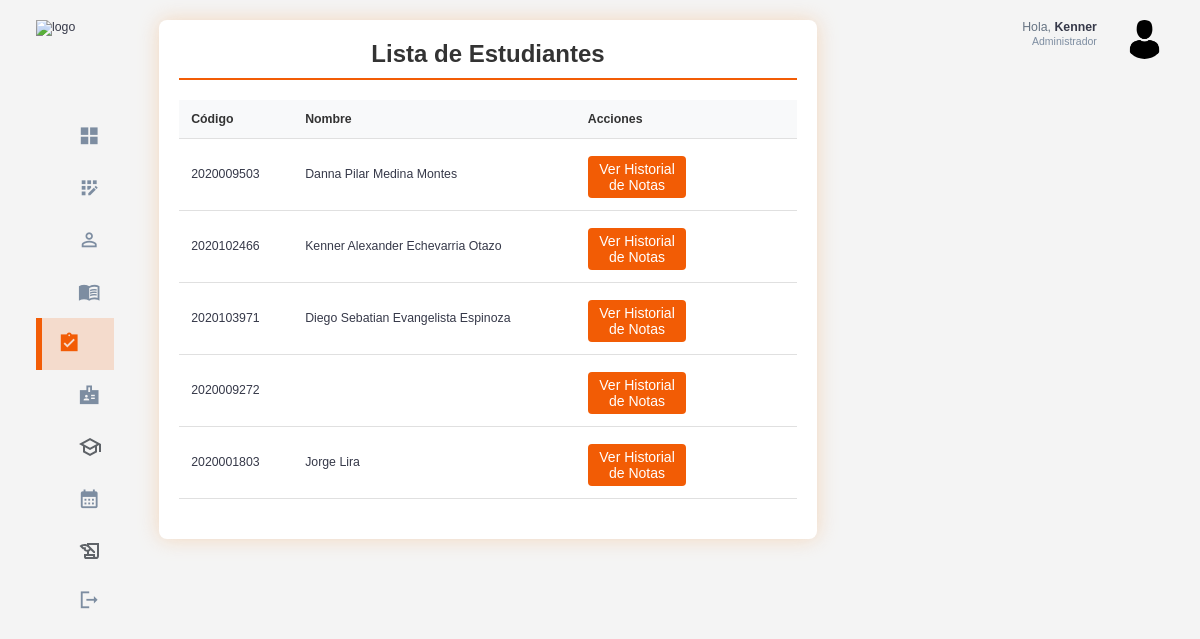
The app's page /cursos/historial/ (signed in), older data.
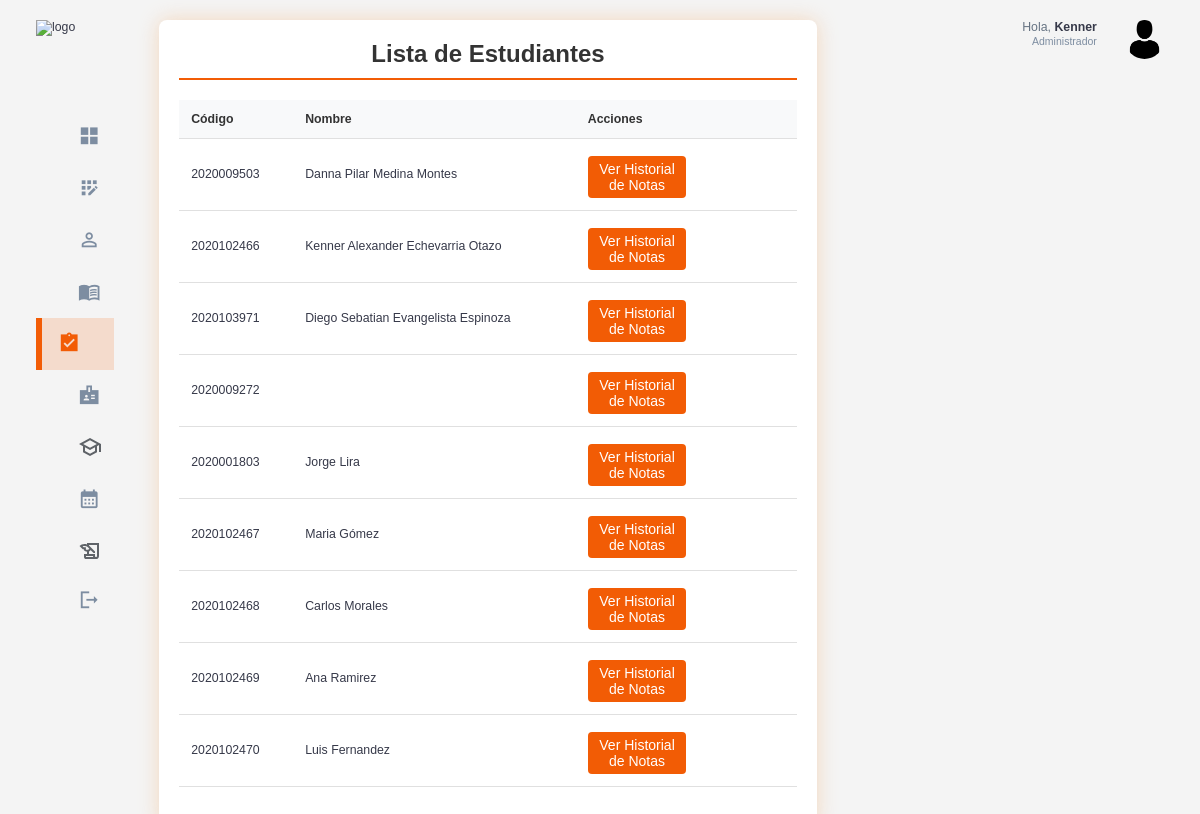
The same page, newer data.
### estudiantes/models.py (models this page shows, shortened)
class Estudiante(models.Model):
    usuario = models.OneToOneField(Usuario, on_delete=models.CASCADE)
    codigo = models.CharField(max_length=10,unique=True)
    base = models.CharField(max_length=20)
    carrera = models.CharField(max_length=100)
    activo = models.BooleanField(default=True)

class InformacionPersonal(models.Model):
    estudiante = models.OneToOneField(Estudiante, on_delete=models.CASCADE)
    dni =  models.CharField(max_length=8,unique= True)
    nombre = models.CharField(max_length=100)
    apellido = models.CharField(max_length=100)
    fecha_nacimiento = models.DateField()

### usuarios/models.py (models this page shows, shortened)
class Usuario(AbstractUser):
    id = models.AutoField(primary_key=True)
    rol = models.ForeignKey(Rol, on_delete=models.CASCADE, null=True, blank=False)

### usuarios/decorators.py (the view)
        def _wrapped_view(request, *args, **kwargs):
            if request.user.is_authenticated and (request.user.rol.nombre_rol == role or request.user.rol.is_admin):
                return view_func(request, *args, **kwargs)
            else:
                raise PermissionDenied  # Lanza un error si no tiene el rol correcto

### cursos/views.py (called while the page is built)
@login_required
@role_required('Administrador')
def listar_estudiantes_historial(request):
    estudiantes = Estudiante.objects.all()
    return render(request, 'estudiantes/listar_estudiantes_historial.html', {'estudiantes': estudiantes})

### templates/estudiantes/listar_estudiantes_historial.html (shortened to what this page needs)
{% extends 'base.html' %}
{% load static %}
{% block extra_css %}
    <link rel="stylesheet" href="{% static 'css/student_list.css' %}">
{% endblock %}
{% block content %}
<div class="student-list-container">
    <h2>Lista de Estudiantes</h2>
    <div class="table-responsive">
        <table class="student-table">
            <thead>
                <tr>
                  <th>Código</th>
                  <th>Nombre</th>
                  <th>Acciones</th>
                </tr>
            </thead>
            <tbody>
                {% for estudiante in estudiantes %}
                <tr>
                    <td>{{ estudiante.codigo }}</td>
                    <td>{{ estudiante.informacionpersonal.nombre }} {{ estudiante.informacionpersonal.apellido }}</td>
                    <td>
                        <a href="{% url 'historial_notas_estudiante' estudiante.id %}" class="btn-2 btn-add-2">Ver Historial de Notas</a>
                    </td>
                </tr>
                {% endfor %}
            </tbody>
        </table>
    </div>
</div>
{% endblock %}

### templates/base.html (shortened to what this page needs)
{% load static %}
<!DOCTYPE html>
<html lang="en">
<head>
    <link rel="stylesheet" href="{% static 'css/base.css' %}">
    {% block extra_css %}{% endblock %}
</head>
<body>
    <div class="container">
        <aside>
            <div class="top">
                <div class="logo">
                    <img src="/static/assets/logo_base.png" alt="logo">
                </div>
            </div>
            <div class="sidebar">
                <a href="{% url 'home_admin' %}" class="active">
                    <span class="material-icons-sharp">grid_view</span>
                </a>
                <a href="{% url 'registrar_usuario' %}" >
                    <span class="material-icons-sharp">app_registration</span>
                </a>
                <a href="{% url 'listar_estudiantes' %}">
                    <span class="material-icons-sharp">person_outline</span>
                </a>
                <a href="{% url 'listar_cursos' %}">
                    <span class="material-icons-sharp">menu_book</span>
                </a>
                <a href="{% url 'listar_estudiantes_historial' %}">
                    <span class="material-icons-sharp">assignment_turned_in</span>
                </a>
                <a href="{% url 'listar_profesores' %}">
                    <span class="material-icons-sharp">badge</span>
                </a>
                <a href="{% url 'listar_semestres' %}">
                    <svg xmlns="http://www.w3.org/2000/svg" height="24px" viewBox="0 -960 960 960" width="24px" fill="#5f6368"><path d="M480-120 200-272v-240L40-600l440-240 440 240v320h-80v-276l-80 44v240L480-120Zm0-332 274-148-274-148-274 148 274 148Zm0 241 200-108v-151L480-360 280-470v151l200 108Zm0-241Zm0 90Zm0 0Z"/></svg>
                </a>
                <a href="{% url 'listar_horarios' %}">
                    <span class="material-icons-sharp">calendar_month</span>
                <a href="{% url 'listar_matriculas' %}">
                </a>
                <a href="{% url 'signout' %}">
                    <span class="material-icons-sharp">logout</span>
                </a>
            </div>
        </aside>
        <main>
            {% block content %}
            {% endblock %}
        </main>
        <div class="right">
            <div class="top">
                <div class="profile">
                    <div class="info">
                        <p>Hola, <b>{{ request.user.username }}</b></p>
                        <small class="text-muted">Administrador</small>
                    </div>
                    <div class="profile-photo">
                        <img src="/static/assets/perfil_admin.png" alt="perfil_admin">
                    </div>
                </div>
            </div>
        </div>
    </div>
</body>
</html>

### static/css/base.css (style rules this page uses)
:root { --color-primary: #F25C05; --color-danger: #F26938; --color-success: #41f1b6; --color-warning: #F2A172; --color-white: #fff; --color-info-dark: #7d8da1; --color-info-light: #dce1eb; --color-dark: #363949; --color-light: #f2a1724f; --color-primary-variant: #8f5100; --color-dark-variant: #677483; --color-background: #f6f6f9; --card-border-radius: 2rem; --border-radius-1: 0.4rem; --border-radius-2: 0.8rem; --border-radius-3: 1.2rem; --card-padding: 1.8rem; --padding-1: 1.2rem; --box-shadow: 0 2rem 3rem var(--color-light) }
* { margin: 0; padding: 0; outline: 0; appearance: none; border: 0; text-decoration: none; list-style: none; box-sizing: border-box; }
html { font-size: 14px; }
body { width: 100vw; height: 100vh; font-family: Arial, sans-serif; font-size: 0.88rem; background: var(--color-background); user-select: none; overflow-x: hidden; color: var(--color-dark); }
.container { display: grid; width: 96%; margin: 0 auto; gap: 1.8rem; grid-template-columns: 16rem auto 23rem; }
a { color: var(--color-dark); }
img { display: block; width: 100%; }
h2 { font-size: 1.4rem; }
small { font-size: 0.75rem; }
.profile-photo { width: 2.8rem; height: 2.8rem; border-radius: 50%; overflow: hidden; }
.text-muted { color: var(--color-info-dark); }
p { color: var(--color-dark-variant); }
b { color: var(--color-dark); }
aside { height: 100vh; width: 16rem; }
aside .top { display: flex; align-items: center; justify-content: space-between; margin-top: 1.4rem; }
aside .logo { display: flex; gap: 0.8rem; }
aside .logo img { width: 12.5rem; height: 4.5rem; }
aside .sidebar { display: flex; flex-direction: column; height: 86vh; position: relative; top: 3rem; }
aside .sidebar a { display: flex; color: var(--color-info-dark); margin-left: 2rem; gap: 1rem; align-items: center; position: relative; height: 3.7rem; transition: all 300ms ease; padding: 0 1rem; white-space: nowrap; overflow: hidden; text-overflow: ellipsis; }
aside .sidebar a span { font-size: 1.6rem; transition: all 300ms ease; }
aside .sidebar a:last-child { position: absolute; bottom: 2rem; width: 100%; }
aside .sidebar a.active { background-color: var(--color-light); color: var(--color-primary); margin-left: 0; padding-left: calc(1rem - 3px); }
aside .sidebar a.active:before { content: ''; width: 6px; height: 100%; background: var(--color-primary); position: absolute; left: 0; }
aside .sidebar a.active span { color: var(--color-primary); margin-left: calc(1rem - 3px); }
main { margin-top: 1.4rem; }
.right { margin-top: 1.4rem; }
.right .top { display: flex; justify-content: end; gap: 2rem; }
.right .top .profile { display: flex; gap: 2rem; text-align: right; }
@media screen and (max-width: 1200px) { .container { width: 94%; grid-template-columns: 7rem auto 23rem; } }
@media screen and (max-width: 1200px) { aside .sidebar a { width: 5.6rem; } }
@media screen and (max-width: 1200px) { aside .sidebar a:last-child { position: relative; margin-top: 1.8rem; } }
@media screen and (max-width: 1200px) { aside .logo img { top: 10px; width: 8.2rem; height: 3.5rem; } }

### static/css/student_list.css (style rules this page uses)
body { margin: 0; padding: 0; font-family: Arial, sans-serif; background-color: #f4f4f4; }
.student-list-container { width: 100%; max-width: 1200px; margin: 0 auto; padding: 20px; background-color: #ffffff; border-radius: 8px; box-shadow: 0 0 20px rgba(243, 184, 128, 0.473); box-sizing: border-box; }
.student-list-container h2 { text-align: center; margin-bottom: 20px; padding-bottom: 10px; border-bottom: 2px solid #F25C05; color: #333; font-size: 24px; }
.table-responsive { overflow-x: auto; -webkit-overflow-scrolling: touch; }
.student-table { width: 100%; border-collapse: collapse; margin-bottom: 20px; }
.student-table th, .student-table td { padding: 12px; text-align: left; border-bottom: 1px solid #e0e0e0; }
.student-table th { background-color: #f8f9fa; font-weight: bold; color: #333; }
.btn-2 { display: inline-block; border: none; border-radius: 4px; cursor: pointer; font-size: 14px; text-decoration: none; transition: background-color 0.3s; text-align: center; justify-content: center; }
.btn-add-2 { background-color: #F25C05; color: #fff; padding: 5px 10px; font-size: 14px; margin-top: 5px; display: block; width: 50%; }

Row changes from the older to the newer data that the page shows:
added Estudiante: codigo "2020102467", informacionpersonal.nombre "Maria", informacionpersonal.apellido "Gómez"
added Estudiante: codigo "2020102468", informacionpersonal.nombre "Carlos", informacionpersonal.apellido "Morales"
added Estudiante: codigo "2020102469", informacionpersonal.nombre "Ana", informacionpersonal.apellido "Ramirez"
added Estudiante: codigo "2020102470", informacionpersonal.nombre "Luis", informacionpersonal.apellido "Fernandez"
